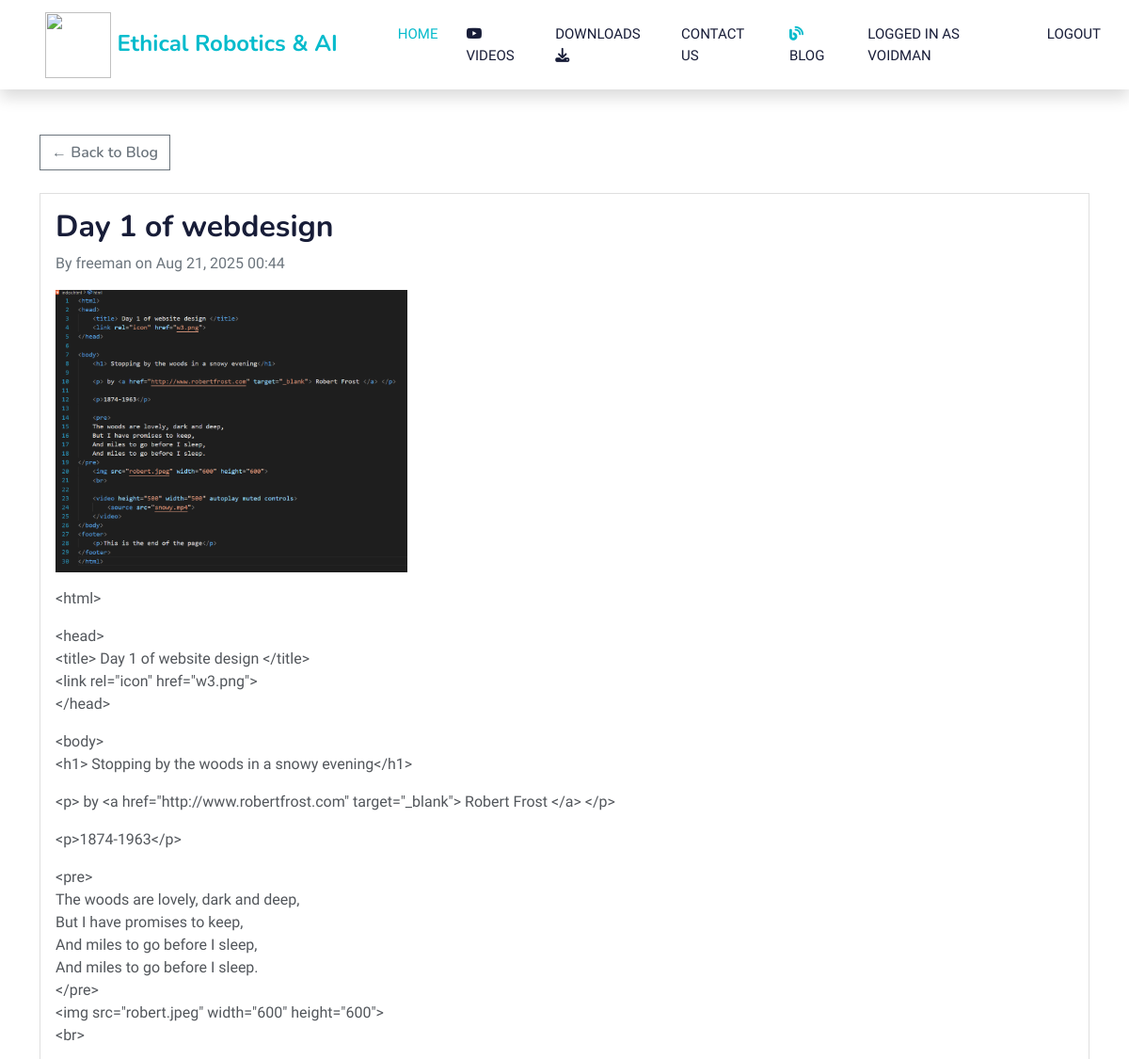
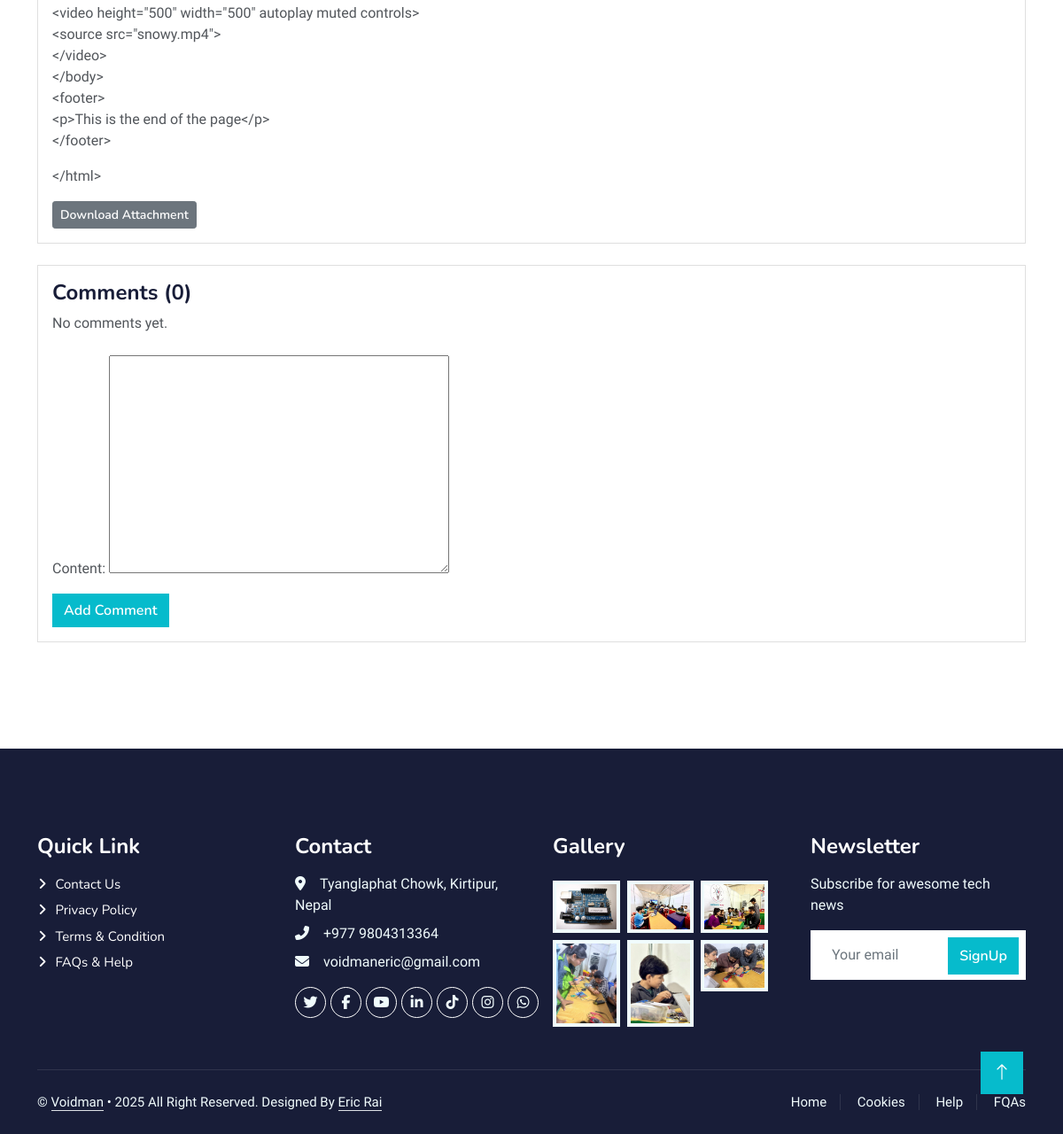
Page /blog/2/ (signed in) on the committed database (2 pictures, top to bottom).
### mywebapp/models.py (models this page shows, shortened)
class BlogPost(models.Model):
    title = models.CharField(max_length=200)
    content = models.TextField()
    author = models.ForeignKey(User, on_delete=models.CASCADE)
    created_at = models.DateTimeField(auto_now_add=True)
    updated_at = models.DateTimeField(auto_now=True)
    image = models.ImageField(upload_to='blog_images/', blank=True, null=True)
    file = models.FileField(upload_to='blog_files/', blank=True, null=True)

### mywebapp/views.py (the view)
# urls.py: path('blog/<int:pk>/', blog_detail_view, name='blog_detail'),
def blog_detail_view(request, pk):
    post = BlogPost.objects.get(pk=pk)
    comments = post.comments.all().order_by('created_at')
    if request.method == 'POST':
        if request.user.is_authenticated:
            comment_form = CommentForm(request.POST)
            if comment_form.is_valid():
                comment = comment_form.save(commit=False)
                comment.author = request.user
                comment.post = post
                comment.save()
                return redirect('blog_detail', pk=pk)
        else:
            return redirect('login')
    else:
        comment_form = CommentForm()
    return render(request, 'blog_detail.html', {'post': post, 'comments': comments, 'comment_form': comment_form})

### mywebapp/forms.py
class CommentForm(forms.ModelForm):
    class Meta:
        model = Comment
        fields = ['content']

### templates/blog_detail.html (shortened to what this page needs)
{% extends "base.html" %}
{% block content %}
<div class="container py-5">
    <div class="mb-4">
        <a href="{% url 'blog_list' %}" class="btn btn-outline-secondary">&larr; Back to Blog</a>
    </div>
    <div class="card mb-4">
        <div class="card-body">
            <h2>{{ post.title }}</h2>
            <p class="text-muted">By {{ post.author.username }} on {{ post.created_at|date:"M d, Y H:i" }}</p>
            {% if post.image %}
                <img src="{{ post.image.url }}" class="img-fluid mb-3" style="max-height:300px;object-fit:cover;">
            {% endif %}
            <div class="mb-3">{{ post.content|linebreaks }}</div>
            {% if post.file %}
                <a href="{{ post.file.url }}" class="btn btn-sm btn-secondary" download>Download Attachment</a>
            {% endif %}
        </div>
    </div>
    <div class="card mb-4">
        <div class="card-body">
            <h4>Comments ({{ comments.count }})</h4>
            {% for comment in comments %}
                <div class="mb-3 border-bottom pb-2">
                    <strong>{{ comment.author.username }}</strong> <span class="text-muted small">{{ comment.created_at|date:"M d, Y H:i" }}</span>
                    <div>{{ comment.content|linebreaks }}</div>
                </div>
            {% empty %}
                <p>No comments yet.</p>
            {% endfor %}
            {% if user.is_authenticated %}
                <form method="post" class="mt-4">
                    {{ comment_form.as_p }}
                    <button type="submit" class="btn btn-primary">Add Comment</button>
                </form>
            {% else %}
                <p><a href="{% url 'login' %}">Login</a> to comment.</p>
            {% endif %}
        </div>
    </div>
</div>
{% endblock %}

### templates/base.html (shortened to what this page needs)
{% load static %}
<!DOCTYPE html>
<html lang="en">
<head>
    <link href="https://cdnjs.cloudflare.com/ajax/libs/font-awesome/5.10.0/css/all.min.css" rel="stylesheet">
    <link href="https://cdn.jsdelivr.net/npm/bootstrap-icons@1.4.1/font/bootstrap-icons.css" rel="stylesheet">
    <link href=" {% static 'mywebapp/lib/animate/animate.min.css' %} " rel="stylesheet">
    <link href=" {% static 'mywebapp/lib/owlcarousel/assets/owl.carousel.min.css' %} " rel="stylesheet">
    <link href=" {% static 'mywebapp/css/bootstrap.min.css' %} " rel="stylesheet">
    <link href=" {% static 'mywebapp/css/style.css' %} " rel="stylesheet">
</head>
<body>
    <nav class="navbar navbar-expand-lg bg-white navbar-light shadow sticky-top p-0">
        <a href=" {% url "home" %} " class="navbar-brand d-flex align-items-center px-4 px-lg-5">
            <h4 class="m-0 text-primary">
                 <div class="flex-shrink-0 flex items-center">
                        <img width=70 height=70 src=" {% static 'mywebapp/img/robot.png' %} ">
                        <span class="text-xl font-bold text-blue-800">Ethical Robotics & AI</span>
                    </div>
                </h4>
        </a>
        <div class="collapse navbar-collapse justify-content-center" id="navbarCollapse">
            <div class="navbar-nav p-4 p-lg-0">
                <a href=" {% url "home" %} " class="nav-item nav-link active">Home</a>
                <a href="  {% url "videos" %}" class="nav-item nav-link"><i class="fa-brands fa-youtube"></i>Videos</a>
                <a href=" {% url "downloads" %} " class="nav-item nav-link">Downloads <i class="fa-solid fa-download"></i></a>
                <a href=" {% url 'contact' %} " class="nav-item nav-link">Contact Us</a>
                <a class="nav-item nav-link" href="{% url 'blog_list' %}">
                    <i class="fas fa-blog text-primary"></i> Blog
                </a>
                {% if user.is_authenticated %}
                    <span class="nav-item nav-link">Logged in as {{ user.username }}</span>
                    <a href="{% url 'logout' %}" class="nav-item nav-link">Logout</a>
                {% else %}
                    <a href=" {% url 'login' %}  " class="nav-item nav-link">Login</a>
                    <a href="{% url 'register' %}" class="btn btn-primary py-2 px-lg-3 ms-lg-3 d-flex align-items-center gap-2" style="font-size: 1.2rem; font-weight: 600;">
                        Join Now <i class="fa fa-arrow-right"></i>
                    </a>
                {% endif %}
            </div>
        </div>
    </nav>
{% block content %}
{% endblock %}
<div class="container-fluid bg-dark text-light footer pt-5 mt-5 wow fadeIn" data-wow-delay="0.1s">
    <div class="container py-5">
        <div class="row g-5">
            <div class="col-lg-3 col-md-6">
                <h4 class="text-white mb-3">Quick Link</h4>
                <a class="btn btn-link" href=" {% static 'mywebapp//static/' %} ">Contact Us</a>
                <a class="btn btn-link" href=" {% static 'mywebapp//static/' %} ">Privacy Policy</a>
                <a class="btn btn-link" href=" {% static 'mywebapp//static/' %} ">Terms & Condition</a>
                <a class="btn btn-link" href=" {% static 'mywebapp//static/' %} ">FAQs & Help</a>
            </div>
            <div class="col-lg-3 col-md-6">
                <h4 class="text-white mb-3">Contact</h4>
                <p class="mb-2"><i class="fa fa-map-marker-alt me-3"></i>Tyanglaphat Chowk, Kirtipur, Nepal</p>
                <p class="mb-2"><i class="fa fa-phone-alt me-3"></i>+977 9804313364</p>
                <p class="mb-2"><i class="fa fa-envelope me-3"></i>voidmaneric@gmail.com</p>
                <div class="d-flex pt-2">
                    <a class="btn btn-outline-light btn-social" href="https://x.com/Callmearizz"><i class="fab fa-twitter"></i></a>
                    <a class="btn btn-outline-light btn-social" href="https://www.facebook.com/voidman.eric"><i class="fab fa-facebook-f"></i></a>
                    <a class="btn btn-outline-light btn-social" href="https://www.youtube.com/@ITFORNEPAL"><i class="fab fa-youtube"></i></a>
                    <a class="btn btn-outline-light btn-social" href="https://www.linkedin.com/in/eric-rai-1ab90313b/"><i class="fab fa-linkedin-in"></i></a>
                    <a class="btn btn-outline-light btn-social" href="https://www.tiktok.com/@voidman_eric"><i class="fab fa-tiktok"></i></a>
                    <a class="btn btn-outline-light btn-social" href="https://www.instagram.com/voidman_eric"><i class="fab fa-instagram"></i></a>
                    <a class="btn btn-outline-light btn-social" href="https://wa.me/9779804313364" target="_blank"><i class="fab fa-whatsapp"></i></a>
                </div>
            </div>
            <div class="col-lg-3 col-md-6">
                <h4 class="text-white mb-3">Gallery</h4>
                <div class="row g-2 pt-2">
                    <div class="col-4">
                        <img class="img-fluid bg-light p-1" src=" {% static 'mywebapp/img/course-1.jpg' %} " alt="">
                    </div>
                    <div class="col-4">
                        <img class="img-fluid bg-light p-1" src=" {% static 'mywebapp/img/course-2.jpg' %} " alt="">
                    </div>
                    <div class="col-4">
                        <img class="img-fluid bg-light p-1" src=" {% static 'mywebapp/img/course-3.jpg' %} " alt="">
                    </div>
                    <div class="col-4">
                        <img class="img-fluid bg-light p-1" src=" {% static 'mywebapp/img/cat-2.jpg' %} " alt="">
                    </div>
                    <div class="col-4">
                        <img class="img-fluid bg-light p-1" src=" {% static 'mywebapp/img/cat-3.jpg' %} " alt="">
                    </div>
                    <div class="col-4">
                        <img class="img-fluid bg-light p-1" src=" {% static 'mywebapp/img/cat-1.jpg' %} " alt="">
                    </div>
                </div>
            </div>
            <div class="col-lg-3 col-md-6">
                <h4 class="text-white mb-3">Newsletter</h4>
                <p>Subscribe for awesome tech news</p>
                <div class="position-relative mx-auto" style="max-width: 400px;">
                    <input class="form-control border-0 w-100 py-3 ps-4 pe-5" type="text" placeholder="Your email">
                    <button type="button" class="btn btn-primary py-2 position-absolute top-0 end-0 mt-2 me-2">SignUp</button>
                </div>
            </div>
        </div>
    </div>
    <div class="container">
        <div class="copyright">
            <div class="row">
                <div class="col-md-6 text-center text-md-start mb-3 mb-md-0">
                    &copy; <a class="border-bottom" href="https://eric-for-president.github.io/ERICRAI/">Voidman</a> &bull; 2025  All Right Reserved.
                    Designed By <a class="border-bottom" href="https://eric-for-president.github.io/ERICRAI/">Eric Rai</a>
                </div>
                <div class="col-md-6 text-center text-md-end">
                    <div class="footer-menu">
                        <a href=" {% url "home" %} ">Home</a>
                        <a href=" #">Cookies</a>
                        <a href=" #">Help</a>
                        <a href=" #">FQAs</a>
                    </div>
                </div>
            </div>
        </div>
    </div>
</div>
<a href=" {% static 'mywebapp/index.html#' %} " class="btn btn-lg btn-primary btn-lg-square back-to-top"><i class="bi bi-arrow-up"></i></a>
</body>
</html>

### mywebapp/static/mywebapp/css/style.css (style rules this page uses)
:root { --primary: #06BBCC; --light: #F0FBFC; --dark: #181d38; }
.back-to-top { position: fixed; display: none; right: 45px; bottom: 45px; z-index: 99; }
.btn { font-family: 'Nunito', sans-serif; font-weight: 600; transition: .5s; }
.btn.btn-primary, .btn.btn-secondary { color: #FFFFFF; }
.btn-lg-square { width: 48px; height: 48px; }
.btn-square, .btn-sm-square, .btn-lg-square { padding: 0; display: flex; align-items: center; justify-content: center; font-weight: normal; border-radius: 0px; }
.navbar-light .navbar-nav .nav-link { margin-right: 30px; padding: 25px 0; color: #FFFFFF; font-size: 15px; text-transform: uppercase; outline: none; }
.navbar-light .navbar-nav .nav-link:hover, .navbar-light .navbar-nav .nav-link.active { color: var(--primary); }
.navbar-light .navbar-brand, .navbar-light a.btn { height: 75px; }
.navbar-light .navbar-nav .nav-link { color: var(--dark); font-weight: 500; }
.navbar-light.sticky-top { top: -100px; transition: .5s; }
.footer .btn.btn-social { margin-right: 5px; width: 35px; height: 35px; display: flex; align-items: center; justify-content: center; color: var(--light); font-weight: normal; border: 1px solid #FFFFFF; border-radius: 35px; transition: .3s; }
.footer .btn.btn-link { display: block; margin-bottom: 5px; padding: 0; text-align: left; color: #FFFFFF; font-size: 15px; font-weight: normal; text-transform: capitalize; transition: .3s; }
.footer .btn.btn-link::before { position: relative; content: "\f105"; font-family: "Font Awesome 5 Free"; font-weight: 900; margin-right: 10px; }
.footer .copyright { padding: 25px 0; font-size: 15px; border-top: 1px solid rgba(256, 256, 256, .1); }
.footer .copyright a { color: var(--light); }
.footer .footer-menu a { margin-right: 15px; padding-right: 15px; border-right: 1px solid rgba(255, 255, 255, .1); }
.footer .footer-menu a:last-child { margin-right: 0; padding-right: 0; border-right: none; }

### rows in the picture
BlogPost: title "Day 1 of webdesign", author.username "freeman", created_at "Aug 21, 2025 00:44", image (picture), content "<html> <head> <title> Day 1 of website design </title> <link rel=\"icon\" href=\"w3.png\"> </head> <body> <h1> Stopping by the woods in a snowy evening</h1> <p> by <a href=\"http://www.robertfrost.com\" target=\"_blank\"> Robert Frost </a> </p> <p>1874-1963</p> <pre> The woods are lovely, dark and deep, But I have promises to keep, And miles to go before I sleep, And miles to go before I sleep. </pre> <img src=\"robert.jpeg\" width=\"600\" height=\"600\"> <br> <video height=\"500\" width=\"500\" autoplay muted controls> <source src=\"snowy.mp4\"> </video> </body> <footer> <p>This is the end of the page</p> </footer> </html>"

### other values in the picture
{{ user.username }} "VOIDMAN"
{{ comments.count }} "0"
